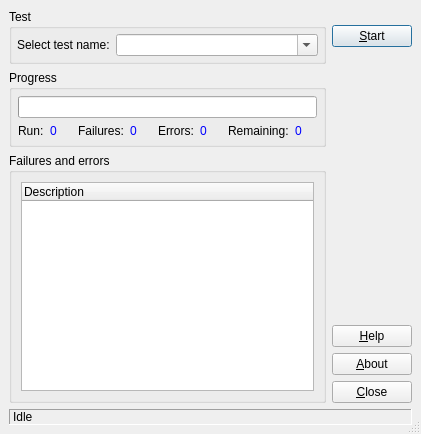
<?xml version="1.0" encoding="UTF-8"?>
<ui version="4.0">
 <author/>
 <comment/>
 <exportmacro/>
 <class>TestGui::UnitTest</class>
 <widget class="QDialog" name="TestGui::UnitTest">
  <property name="geometry">
   <rect>
    <x>0</x>
    <y>0</y>
    <width>421</width>
    <height>434</height>
   </rect>
  </property>
  <property name="windowTitle">
   <string>LabRPS UnitTest</string>
  </property>
  <property name="sizeGripEnabled">
   <bool>true</bool>
  </property>
  <layout class="QGridLayout">
   <property name="margin">
    <number>9</number>
   </property>
   <property name="spacing">
    <number>6</number>
   </property>
   <item row="0" column="0">
    <widget class="QGroupBox" name="buttonGroup1">
     <property name="title">
      <string>Test</string>
     </property>
     <layout class="QHBoxLayout">
      <property name="margin">
       <number>5</number>
      </property>
      <property name="spacing">
       <number>6</number>
      </property>
      <item>
       <widget class="QLabel" name="textLabelTest">
        <property name="text">
         <string>Select test name:</string>
        </property>
       </widget>
      </item>
      <item>
       <widget class="QComboBox" name="comboTests">
        <property name="sizePolicy">
         <sizepolicy>
          <hsizetype>3</hsizetype>
          <vsizetype>0</vsizetype>
          <horstretch>0</horstretch>
          <verstretch>0</verstretch>
         </sizepolicy>
        </property>
        <property name="editable">
         <bool>true</bool>
        </property>
        <property name="duplicatesEnabled">
         <bool>false</bool>
        </property>
       </widget>
      </item>
     </layout>
    </widget>
   </item>
  <item rowspan="3" row="0" column="1">
    <layout class="QVBoxLayout">
     <property name="margin">
      <number>0</number>
     </property>
     <property name="spacing">
      <number>6</number>
     </property>
     <item>
      <spacer>
       <property name="orientation">
        <enum>Qt::Vertical</enum>
       </property>
       <property name="sizeType">
        <enum>QSizePolicy::Fixed</enum>
       </property>
       <property name="sizeHint">
        <size>
         <width>20</width>
         <height>16</height>
        </size>
       </property>
      </spacer>
     </item>
     <item>
      <widget class="QPushButton" name="startButton">
       <property name="text">
        <string>&amp;Start</string>
       </property>
       <property name="shortcut">
        <string>Alt+S</string>
       </property>
       <property name="autoDefault">
        <bool>true</bool>
       </property>
       <property name="default">
        <bool>true</bool>
       </property>
      </widget>
     </item>
     <item>
      <spacer>
       <property name="orientation">
        <enum>Qt::Vertical</enum>
       </property>
       <property name="sizeType">
        <enum>QSizePolicy::Expanding</enum>
       </property>
       <property name="sizeHint">
        <size>
         <width>77</width>
         <height>141</height>
        </size>
       </property>
      </spacer>
     </item>
     <item>
      <widget class="QPushButton" name="helpButton">
       <property name="text">
        <string>&amp;Help</string>
       </property>
       <property name="shortcut">
        <string>F1</string>
       </property>
       <property name="autoDefault">
        <bool>true</bool>
       </property>
      </widget>
     </item>
     <item>
      <widget class="QPushButton" name="aboutButton">
       <property name="text">
        <string>&amp;About</string>
       </property>
       <property name="shortcut">
        <string>Alt+A</string>
       </property>
       <property name="autoDefault">
        <bool>true</bool>
       </property>
      </widget>
     </item>
     <item>
      <widget class="QPushButton" name="closeButton">
       <property name="text">
        <string>&amp;Close</string>
       </property>
       <property name="shortcut">
        <string>Alt+C</string>
       </property>
       <property name="autoDefault">
        <bool>true</bool>
       </property>
      </widget>
     </item>
    </layout>
   </item>
   <item row="1" column="0">
    <widget class="QGroupBox" name="groupBox1">
     <property name="title">
      <string>Progress</string>
     </property>
     <layout class="QGridLayout">
      <property name="margin">
       <number>6</number>
      </property>
      <property name="spacing">
       <number>6</number>
      </property>
      <item row="0" column="0" colspan="8">
       <widget class="QProgressBar" name="progressBar">
        <property name="orientation">
         <enum>Qt::Horizontal</enum>
        </property>
       </widget>
      </item>
      <item row="1" column="0">
       <widget class="QLabel" name="textLabelRun">
        <property name="text">
         <string>Run:</string>
        </property>
       </widget>
      </item>
     <item row="1" column="1">
       <widget class="QLabel" name="textLabelRunCt">
        <property name="text">
         <string notr="true">&lt;font color="#0000ff"&gt;0&lt;/font&gt;</string>
        </property>
        <property name="alignment">
         <set>Qt::AlignVCenter</set>
        </property>
       </widget>
      </item>
      <item row="1" column="2">
       <widget class="QLabel" name="textLabelFail">
        <property name="text">
         <string>Failures:</string>
        </property>
       </widget>
      </item>
      <item row="1" column="3">
       <widget class="QLabel" name="textLabelFailCt">
        <property name="text">
         <string notr="true">&lt;font color="#0000ff"&gt;0&lt;/font&gt;</string>
        </property>
        <property name="alignment">
         <set>Qt::AlignVCenter</set>
        </property>
       </widget>
      </item>
      <item row="1" column="4">
       <widget class="QLabel" name="textLabelErr">
        <property name="text">
         <string>Errors:</string>
        </property>
       </widget>
      </item>
      <item row="1" column="5">
       <widget class="QLabel" name="textLabelErrCt">
        <property name="text">
         <string notr="true">&lt;font color="#0000ff"&gt;0&lt;/font&gt;</string>
        </property>
        <property name="alignment">
         <set>Qt::AlignVCenter</set>
        </property>
       </widget>
      </item>
      <item row="1" column="6">
       <widget class="QLabel" name="textLabelRem">
        <property name="text">
         <string>Remaining:</string>
        </property>
       </widget>
      </item>
      <item row="1" column="7">
       <widget class="QLabel" name="textLabelRemCt">
        <property name="text">
         <string notr="true">&lt;font color="#0000ff"&gt;0&lt;/font&gt;</string>
        </property>
        <property name="alignment">
         <set>Qt::AlignVCenter</set>
        </property>
       </widget>
      </item>
      </layout>
    </widget>
   </item>
   <item row="2" column="0">
    <widget class="QGroupBox" name="groupBox2">
     <property name="title">
      <string>Failures and errors</string>
     </property>
     <layout class="QGridLayout">
      <property name="margin">
       <number>9</number>
      </property>
      <property name="spacing">
       <number>6</number>
      </property>
      <item row="0" column="0">
       <widget class="QTreeWidget" name="treeViewFailure">
        <property name="rootIsDecorated">
         <bool>false</bool>
        </property>
        <column>
         <property name="text">
          <string>Description</string>
         </property>
        </column>
       </widget>
      </item>
     </layout>
    </widget>
   </item>
   <item row="3" column="0" colspan="2">
    <widget class="QLabel" name="textLabelStatus">
     <property name="frameShape">
      <enum>QFrame::Panel</enum>
     </property>
     <property name="frameShadow">
      <enum>QFrame::Sunken</enum>
     </property>
     <property name="text">
      <string>Idle</string>
     </property>
    </widget>
   </item>
   </layout>
 </widget>
 <layoutdefault spacing="6" margin="11"/>
 <tabstops>
  <tabstop>comboTests</tabstop>
  <tabstop>startButton</tabstop>
  <tabstop>treeViewFailure</tabstop>
  <tabstop>helpButton</tabstop>
  <tabstop>aboutButton</tabstop>
  <tabstop>closeButton</tabstop>
 </tabstops>
 <resources/>
 <connections>
  <connection>
   <sender>closeButton</sender>
   <signal>clicked()</signal>
   <receiver>TestGui::UnitTest</receiver>
   <slot>close()</slot>
   <hints>
    <hint type="sourcelabel">
     <x>376</x>
     <y>421</y>
    </hint>
    <hint type="destinationlabel">
     <x>214</x>
     <y>252</y>
    </hint>
   </hints>
  </connection>
 </connections>
</ui>
